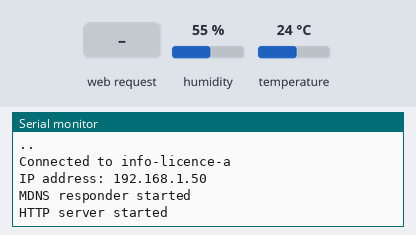
Bench run of a sketch on a simulated ESP8266 (NodeMCU). Parts: the last lines printed to the serial monitor. The test bench sets the inputs (shaded band); at power-on: humidity 55 %, temperature 24 °C. WiFi joins after 1.5 s; servers stay silent unless stated.

Above: at 3.2 s.
3.3 s: HTTP request GET /temperature received
At 4.6 s:
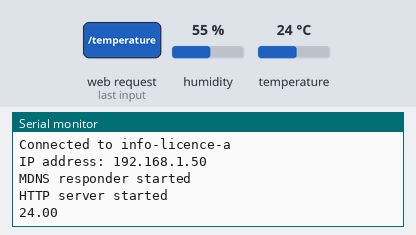
4.8 s: HTTP request GET /humidity received
At 6.2 s:
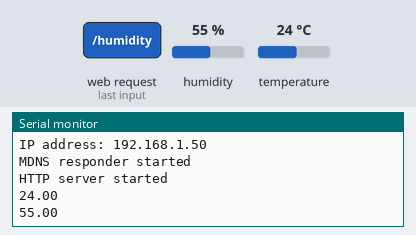

Measured:
- after the input at 3.3 s, the serial monitor: prints a new line after 0.52 s (image 1)
- after the input at 4.8 s, the serial monitor: prints a new line after 0.50 s (image 2)

The sketch:

Iot_vivet_gravier.ino
```cpp
#include <ESP8266WiFi.h>
#include <WiFiClient.h>
#include <ESP8266WebServer.h>
#include <ESP8266mDNS.h>
#include <DHT.h>

#ifndef STASSID
#define STASSID "info-licence-a"
#define STAPSK  "pm01web02pm03web04"
#endif

#define DHTPIN 5
#define DHTTYPE DHT11

const char *ssid = STASSID;
const char *password = STAPSK;

IPAddress local_IP(192,168,4,22);
IPAddress gateway(192,168,4,9);
IPAddress subnet(255,255,255,0);

DHT dht(DHTPIN, DHTTYPE);

ESP8266WebServer server(80);

void handleRoot() {
  char temp[400];
  int sec = millis() / 1000;
  int min = sec / 60;
  int hr = min / 60;

  snprintf(temp, 400,

           "<html>\
  <head>\
    <meta http-equiv='refresh' content='5'/>\
    <title>ESP8266 Demo</title>\
    <style>\
      body { background-color: #cccccc; font-family: Arial, Helvetica, Sans-Serif; Color: #000088; }\
    </style>\
  </head>\
  <body>\
    <h1>Hello from ESP8266!</h1>\
    <p>Uptime: %02d:%02d:%02d</p>\
  </body>\
</html>",

           hr, min % 60, sec % 60
          );
  server.send(200, "text/html", temp);
}

void handleNotFound() {
  String message = "File Not Found\n\n";
  message += "URI: ";
  message += server.uri();
  message += "\nMethod: ";
  message += (server.method() == HTTP_GET) ? "GET" : "POST";
  message += "\nArguments: ";
  message += server.args();
  message += "\n";

  for (uint8_t i = 0; i < server.args(); i++) {
    message += " " + server.argName(i) + ": " + server.arg(i) + "\n";
  }

  server.send(404, "text/plain", message);
}

void getTemperature() {
  char textResponse[400];
  delay(500);
  float temperature = dht.readTemperature();

  Serial.println(temperature);
  if (isnan(temperature)) {
    Serial.println("Erreur de lecture de la temperature !");
    server.send(500, "text/html", "sensor does not work");
    return;
  }

  snprintf(textResponse, 400,

           "<html>\
  <head>\
    <meta http-equiv='refresh' content='5'/>\
    <title>ESP8266 Temperature</title>\
    <style>\
      body { background-color: #cccccc; font-family: Arial, Helvetica, Sans-Serif; Color: #000088; }\
    </style>\
  </head>\
  <body>\
    <h1>Hello from ESP8266!</h1>\
    <p>Temperature: %f</p>\
  </body>\
</html>",

           temperature
          );

  server.send(200, "text/html", textResponse);

}

void getHumidity() {
  char textResponse[400];
  delay(500);
  float humidity = dht.readHumidity();

  Serial.println(humidity);
  if (isnan(humidity)) {
    Serial.println("Erreur de lecture de l'humidite !");

    server.send(500, "text/html", "sensor does not work");
    return;
  }

  snprintf(textResponse, 400,

           "<html>\
  <head>\
    <meta http-equiv='refresh' content='5'/>\
    <title>ESP8266 Humidity</title>\
    <style>\
      body { background-color: #cccccc; font-family: Arial, Helvetica, Sans-Serif; Color: #000088; }\
    </style>\
  </head>\
  <body>\
    <h1>Hello from ESP8266!</h1>\
    <p>Humidity: %f</p>\
  </body>\
</html>",

           humidity
          );

  server.send(200, "text/html", textResponse);

}

void setup(void) {
  Serial.begin(115200);
  WiFi.mode(WIFI_STA);
  WiFi.begin(ssid, password);
  Serial.println("");

  // Wait for connection
  int iteration = 0;
  while (WiFi.status() != WL_CONNECTED && iteration <= 10) {
    delay(1000);
    Serial.print(".");
    iteration++;
  }

  if (iteration > 10) {
    //mode AP
    WiFi.softAPConfig(local_IP, gateway, subnet);
    boolean result = WiFi.softAP("AP_esp1", "12345678");
    if (result) { Serial.println("Ready"); } else { Serial.println("Error AP");}
  }

  Serial.println("");
  Serial.print("Connected to ");
  Serial.println(ssid);
  Serial.print("IP address: ");
  Serial.println(WiFi.localIP());

  if (MDNS.begin("esp8266")) {
    Serial.println("MDNS responder started");
  }

  server.on("/",HTTP_GET, handleRoot);
  server.on("/temperature",HTTP_GET, getTemperature);
  server.on("/humidity",HTTP_GET, getHumidity);
  server.onNotFound(handleNotFound);
  server.begin();
  dht.begin();
  Serial.println("HTTP server started");
}

void loop(void) {
  server.handleClient();
  MDNS.update();
}
```
